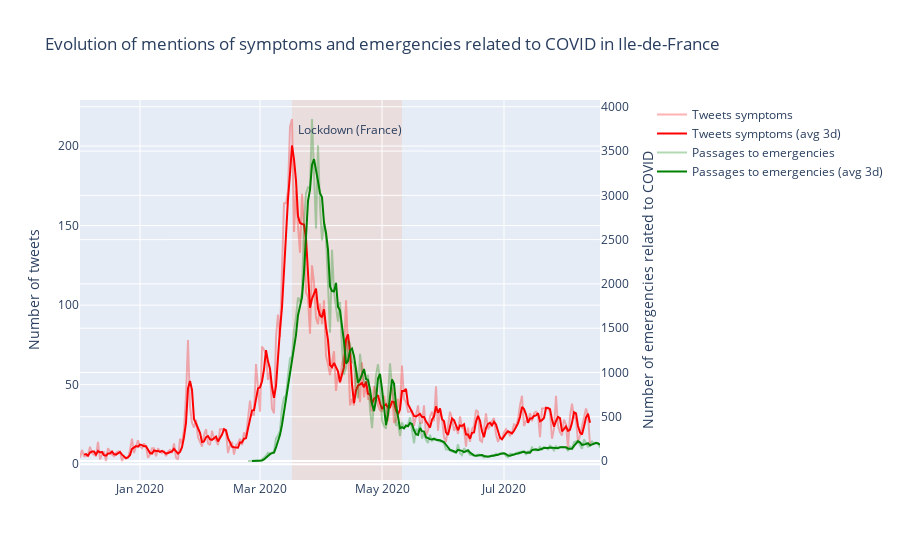

The notebook cell saved with this chart:
### Markdown cell above
We used public data from [Santé Publique France](https://www.data.gouv.fr/fr/datasets/donnees-des-urgences-hospitalieres-et-de-sos-medecins-relatives-a-lepidemie-de-covid-19/) about emergencies and SOS Médecins data related to COVID. We use data about passages to emergencies for suspicion of COVID, and hospitalizations for suspicion of COVID. We present the raw (daily) data, as well as the data averaged on 3 days.

We notice that the curves of tweets mentioning symptoms and emergencies seem really similar, the first one preceding the emergencies curves by about 11 days.

### Code cell
def plot_symptoms_urgences_with_ma() :
    
    #['nbre_pass_corona','nbre_hospit_corona','nbre_acte_corona']
    #label_emergency = emergencies_dict.get(type_emergency)
    traces=[]
    traces.append(go.Scatter(x = tweets_symptoms['day'],
                            y = tweets_symptoms['has_symptom'].values,
                            mode = 'lines',
                            name = 'Tweets symptoms',
                            opacity=0.3,
                            line=dict(color='red'),
                            yaxis="y1"))
    traces.append(go.Scatter(x = tweets_symptoms['day'],
                            y = tweets_symptoms['has_symptom_mean_3'].values,
                            mode = 'lines',
                             line=dict(color='red'),
                            name = 'Tweets symptoms (avg 3d)',
                            yaxis="y1"))
    
    traces.append(go.Scatter(x = urgences.date_de_passage, 
                             y = urgences['nbre_pass_corona'],
                             mode = 'lines',
                             name = 'Passages to emergencies',
                             opacity=0.3,
                             line=dict(color='green'),
                             yaxis="y2"))
    traces.append(go.Scatter(x = urgences.date_de_passage, 
                             y = urgences['nbre_pass_corona' + '_mean_3'],
                             mode = 'lines',
                             name =  'Passages to emergencies (avg 3d)',
                             line=dict(color='green'),
                             yaxis="y2"))
    
#     traces.append(go.Scatter(x = urgences.date_de_passage, 
#                              y = urgences['nbre_hospit_corona'],
#                              mode = 'lines',
#                              name = 'Hospitalizations',
#                              opacity=0.3,
#                              line=dict(color='grey'),
#                              yaxis="y2"))
#     traces.append(go.Scatter(x = urgences.date_de_passage, 
#                              y = urgences['nbre_hospit_corona' + '_mean_3'],
#                              mode = 'lines',
#                              name =  'Hospitalizations (avf 3d)',
#                              line=dict(color='grey'),
#                              yaxis="y2"))
    
    layout = go.Layout(title="Evolution of mentions of symptoms and emergencies related to COVID in Ile-de-France ",
                       legend={"x" : 1.1, "y" : 1},
                       yaxis=dict(title='Number of tweets'),
                       yaxis2=dict(title='Number of emergencies related to COVID',
                                   overlaying='y',
                                   side='right'))
    
    
    fig = go.Figure(traces, layout)
    
    
    fig.add_shape(dict(type="rect",
                       yref='paper',
                       x0='2020-03-17',
                       y0=0,
                       x1='2020-05-11',
                       y1=1,
                       fillcolor="LightSalmon",
                       opacity=0.2,
                       layer='below',
                       line_width=0))
    
    fig.update_layout(annotations=[dict(
        x='2020-04-15',
        y=0.95,
        yref="paper",
        text="Lockdown (France)", showarrow=False)])
    
    py.iplot(fig)
    
plot_symptoms_urgences_with_ma()

### Figure 1 — Plotly figure (JSON) as saved in the notebook; plotly's stock layout.template omitted (floating-point values rounded to 4 significant figures; data arrays with more than 128 entries replaced by an {"elided": "..."} marker saying what was removed)
{"data": [{"line": {"color": "red"}, "mode": "lines", "name": "Tweets symptoms", "opacity": 0.3, "type": "scatter", "x": {"elided": "256 str values"}, "y": {"elided": "256 int values"}, "yaxis": "y"}, {"line": {"color": "red"}, "mode": "lines", "name": "Tweets symptoms (avg 3d)", "type": "scatter", "x": {"elided": "256 str values"}, "y": {"elided": "256 float values"}, "yaxis": "y"}, {"line": {"color": "green"}, "mode": "lines", "name": "Passages to emergencies", "opacity": 0.3, "type": "scatter", "x": {"elided": "177 str values"}, "y": {"elided": "177 int values"}, "yaxis": "y2"}, {"line": {"color": "green"}, "mode": "lines", "name": "Passages to emergencies (avg 3d)", "type": "scatter", "x": {"elided": "177 str values"}, "y": {"elided": "177 float values"}, "yaxis": "y2"}], "layout": {"annotations": [{"showarrow": false, "text": "Lockdown (France)", "x": "2020-04-15", "y": 0.95, "yref": "paper"}], "legend": {"x": 1.1, "y": 1}, "shapes": [{"fillcolor": "LightSalmon", "layer": "below", "line": {"width": 0}, "opacity": 0.2, "type": "rect", "x0": "2020-03-17", "x1": "2020-05-11", "y0": 0, "y1": 1, "yref": "paper"}], "title": {"text": "Evolution of mentions of symptoms and emergencies related to COVID in Ile-de-France "}, "yaxis": {"title": {"text": "Number of tweets"}}, "yaxis2": {"overlaying": "y", "side": "right", "title": {"text": "Number of emergencies related to COVID"}}}}
